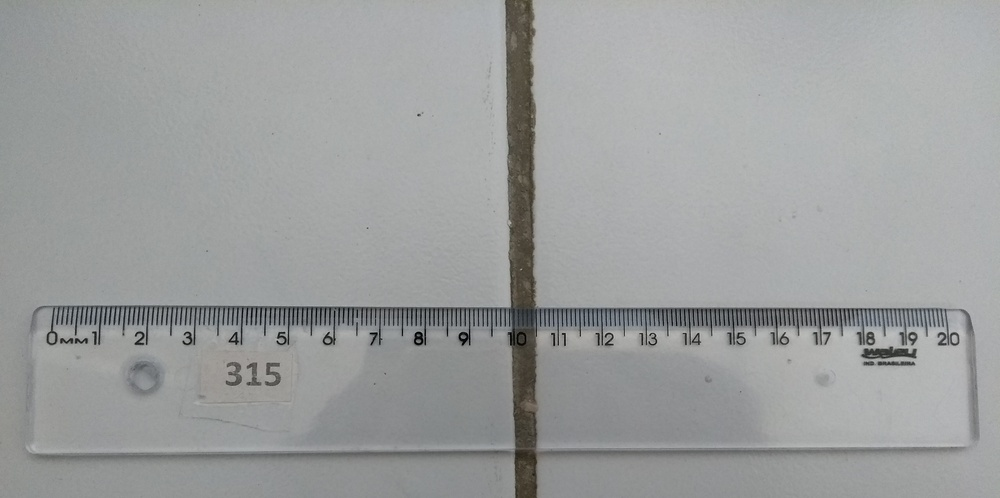
#> input picture Image/casa315g.jpg, 1000 x 498 px, shrunk from 3264 x 1625 before the run, found by its file name
$ python segundo.py
#> lines starting #> are read from the running program, lines starting #| are printed output that depends on the picture
import numpy as np
import cv2
from matplotlib import pyplot as plt

MAX_FEATURES = 500
GOOD_MATCH_PERCENT = 0.15


im1 = cv2.imread('image\casa315g.jpg')   # queryImage  C:\Users\Miguel Lima\PycharmProjects\mestrado\venv\steps\image\casa315g.jpg
#> im1 is the input picture: shape (498, 1000, 3); mean B, G, R 157.7, 157.9, 156.1
im2 = cv2.imread('image\Casa120.jpeg')  #Trainning Image C:\Users\Miguel Lima\PycharmProjects\mestrado\venv\steps\image\Casa120.jpeg
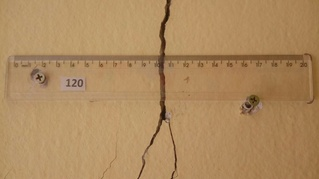
#> input picture Image/Casa120.jpeg, 319 x 179 px, shrunk from 1040 x 584 before the run, found by its file name
#> im2 is the input picture: shape (179, 319, 3); mean B, G, R 95.3, 138.2, 173.4


im2Gray = cv2.cvtColor(im2, cv2.COLOR_BGR2GRAY)
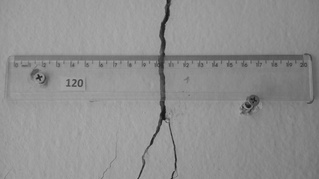
#> im2Gray: shape (179, 319); min 21, max 173, mean 143.8
im1Gray = cv2.cvtColor(im1, cv2.COLOR_BGR2GRAY)


# Detect ORB features and compute descriptors.
orb = cv2.ORB_create(MAX_FEATURES)
keypoints1, descriptors1 = orb.detectAndCompute(im1Gray, None)
#> keypoints1 = 500 keypoints; strongest (x, y, size): (417, 341, 31), (419, 341, 31), (187, 335, 31), (326, 340, 31)
keypoints2, descriptors2 = orb.detectAndCompute(im2Gray, None)
#> keypoints2 = 302 keypoints; strongest (x, y, size): (40, 77, 31), (38, 76, 31), (164, 119, 31), (163, 121, 31)

# Match features.
matcher = cv2.DescriptorMatcher_create(cv2.DESCRIPTOR_MATCHER_BRUTEFORCE_HAMMING)
matches = matcher.match(descriptors1, descriptors2, None)
#> matches = 500 matches

# Sort matches by score
#> (the run stopped early here; a loop or call above may not have finished)
